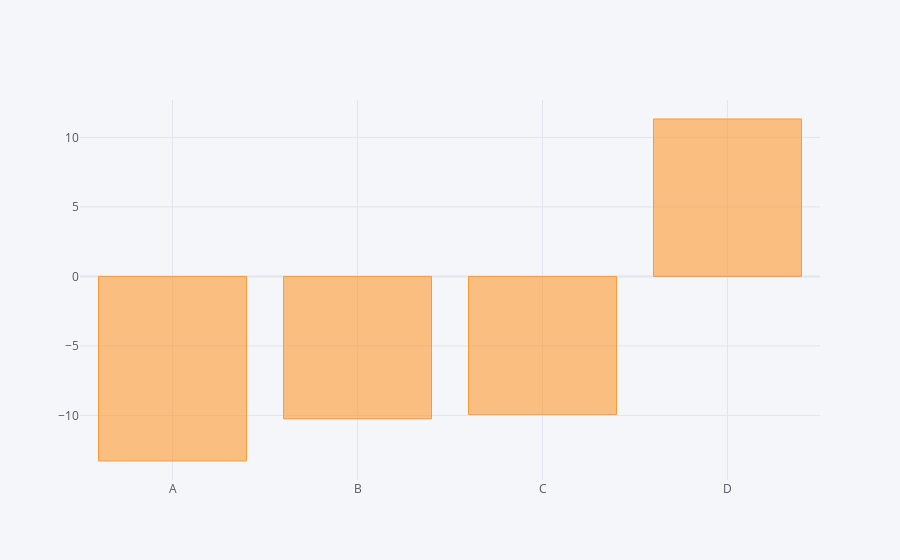

Notebook code cell kept with this figure:
### Code cell
df.sum().iplot(kind='bar')

### Figure 1 — Plotly figure (JSON) as saved in the notebook; plotly's stock layout.template omitted (floating-point values rounded to 4 significant figures)
{"data": [{"marker": {"color": "rgba(255, 153, 51, 0.6)", "line": {"color": "rgba(255, 153, 51, 1.0)", "width": 1}}, "name": "None", "orientation": "v", "text": "", "type": "bar", "x": ["A", "B", "C", "D"], "y": [-13.28, -10.25, -9.947, 11.32]}], "layout": {"legend": {"bgcolor": "#F5F6F9", "font": {"color": "#4D5663"}}, "paper_bgcolor": "#F5F6F9", "plot_bgcolor": "#F5F6F9", "title": {"font": {"color": "#4D5663"}}, "xaxis": {"gridcolor": "#E1E5ED", "showgrid": true, "tickfont": {"color": "#4D5663"}, "title": {"font": {"color": "#4D5663"}, "text": ""}, "zerolinecolor": "#E1E5ED"}, "yaxis": {"gridcolor": "#E1E5ED", "showgrid": true, "tickfont": {"color": "#4D5663"}, "title": {"font": {"color": "#4D5663"}, "text": ""}, "zerolinecolor": "#E1E5ED"}}}
